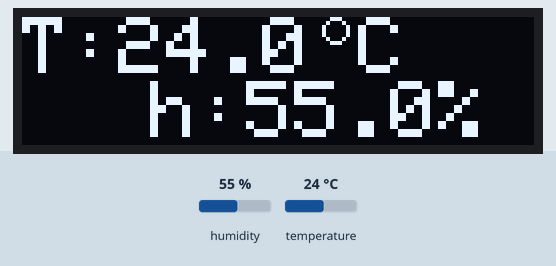
The sketch below on a simulated Arduino Uno, built with avr-gcc and run on an emulated ATmega328P. On the bench: 128×32 one-colour display. The inputs (shaded band) are chosen by the test bench; at power-on: humidity 55 %, temperature 24 °C. The display library's start-up logo is not drawn; what the sketch prints to the serial monitor is not drawn.

Above: at 6.2 s.
6.3 s: humidity set to 22 %
At 8.3 s:
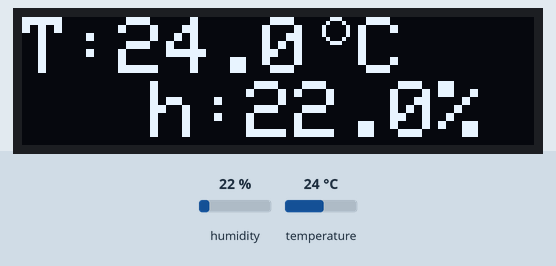
9.1 s: temperature set to 12 °C
At 10.7 s:
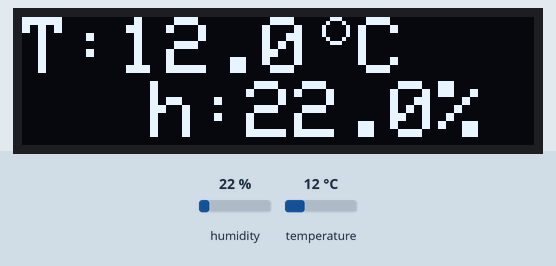
11.9 s: humidity set to 40 %
At 14.4 s:
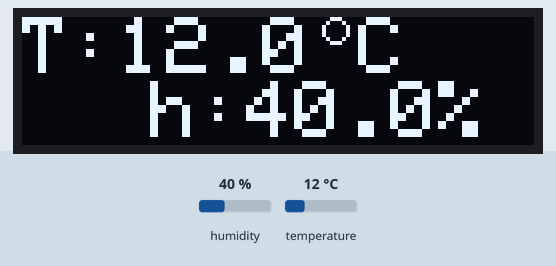
15.3 s: temperature set to 19 °C
At 16.8 s:
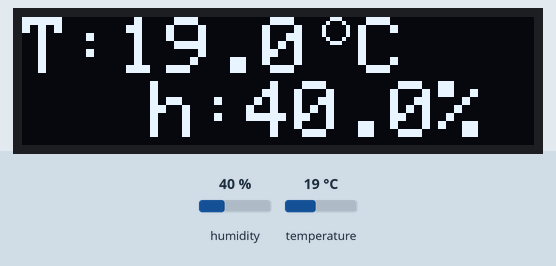
18.1 s: temperature set to 11 °C
At 19.2 s:
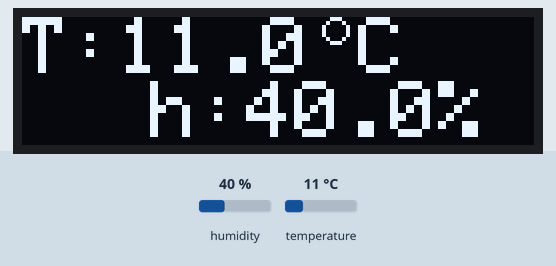
20.9 s: temperature set to 8 °C
At 22.9 s:
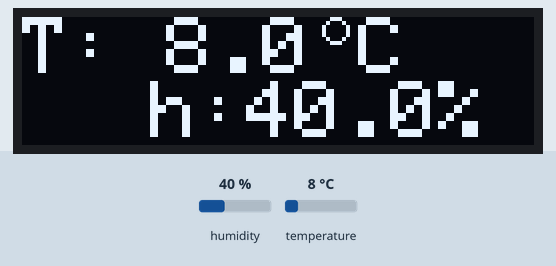
Timing chart, 0 to 24.4 s (numbered marks = the images above; inputs shaded):
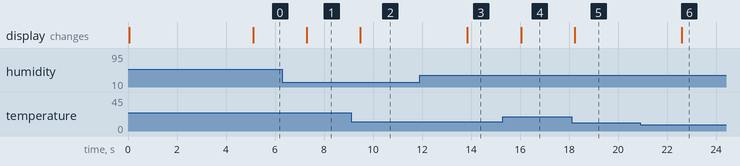

Measured:
- after the input at 6.3 s, the display: changes after 0.99 s (image 1)
- after the input at 9.1 s, the display: changes after 0.38 s (image 2)
- after the input at 11.9 s, the display: changes after 2.0 s (image 3)
- after the input at 15.3 s, the display: changes after 0.74 s (image 4)
- after the input at 18.1 s, the display: changes after 0.13 s (image 5)
- after the input at 20.9 s, the display: changes after 1.7 s (image 6)

The sketch:

estacion_clima.ino
```cpp
/*
 * Estación clima
 *
 * Creado por: David Guzmán
 *
 * 13 de julio de 2021
 * Última edición: 2021-07-13
 *
 * Sensor de humedad y temperatura: DHT11
 * Siguiendo guía de https://learn.adafruit.com/dht
 * Librería usada: https://github.com/adafruit/DHT-sensor-library
 * Esta basado en código del ejemplo DHT-->DHTtester; casi idéntico.
 *
 * Pantalla OLED
 *
 * Imprime datos en pantalla, y en puerto serial para serial plotter
 */

//Para DHT
#include "DHT.h"
#define DHTPIN 2     // Digital pin connected to the DHT sensor

// Uncomment whatever type you're using!
#define DHTTYPE DHT11   // DHT 11
//#define DHTTYPE DHT22   // DHT 22  (AM2302), AM2321
//#define DHTTYPE DHT21   // DHT 21 (AM2301)

DHT misensordht(DHTPIN, DHTTYPE);


//Para OLED
#include <SPI.h>
#include <Wire.h>
#include <Adafruit_GFX.h>
#include <Adafruit_SSD1306.h>

#define SCREEN_WIDTH 128 // OLED display width, in pixels

//ATENCION!! Cambiar alto a 64, si aplica.
#define SCREEN_HEIGHT 32 // OLED display height, in pixels
#define OLED_RESET     -1 // si se desea incluir pin reset, incluirlo aquí; si no, dejar en -1
//ATENCION!! Cambiar SCREEN_ADDRESS a 0x3D si es de 128x64
#define SCREEN_ADDRESS 0x3C ///< See datasheet for Address; 0x3D for 128x64, 0x3C for 128x32
Adafruit_SSD1306 display(SCREEN_WIDTH, SCREEN_HEIGHT, &Wire, OLED_RESET);

void setup() {
  Serial.begin(9600);
  Serial.println(F("Estacion clima"));

  // SSD1306_SWITCHCAPVCC = generate display voltage from 3.3V internally
  if(!display.begin(SSD1306_SWITCHCAPVCC, SCREEN_ADDRESS)) {
    Serial.println(F("Falla pantalla OLED"));
    for(;;); // Don't proceed, loop forever
  }

  // Show initial display buffer contents on the screen --
  // the library initializes this with an Adafruit splash screen.
  display.display();
  delay(1); // Pausa ultracorta, para que no muestre 'splash'

  display.clearDisplay();
  display.setCursor(0,0);
  display.setTextSize(2); // Tamaño texto
  display.setTextColor(SSD1306_WHITE);
  display.println("Estacion");
  display.println("clima");
  display.setCursor(64,24);
  display.setTextSize(1); // Tamaño texto
  display.println("2021-07-13");
  display.display();
  delay(5000);

  //Títulos que saldrán en plotter serial
  Serial.println(F("Humedad(%), Temperatura(°C)"));

  misensordht.begin();  //inicia conexión con sensor dht


}

void loop() {


  float humedad = misensordht.readHumidity(); //lee humedad de DHT11
  float temp_celsius = misensordht.readTemperature(); //lee temperatura en centígrados de DHT11

  bool error_en_lectura = (isnan(humedad) || isnan(temp_celsius));
  if (error_en_lectura) {
    Serial.println(F("Error leyendo datos de sensor DHT11"));
    return; //esto termina la ejecución de la función 'loop'
  }

  //Imprimir datos en formato para plotter serial
  Serial.print(humedad);
  Serial.print(F(","));
  Serial.println(temp_celsius);

  //Imprimir datos en pantalla OLED
  display.clearDisplay(); //limpia pantalla
  display.setTextSize(2);             // Tamaño texto
  display.setTextColor(SSD1306_WHITE);

  display.setCursor(0,0); //coordenada donde inicia
  display.print("T:");
  if ((temp_celsius > 0) && (temp_celsius < 10)){
    //si es número entre 0 y 10, poner un espacio adicional
    display.print(" ");
  }
  display.print(temp_celsius,1); //con 1 decimal
  display.print(" C");
  display.drawCircle(78,3,3,SSD1306_WHITE); //x0=85, y0=4, r=3 (el círculo de grados: °)

  display.setCursor(32,16); //coordenada donde inicia
  display.print("h:");
  display.print(humedad,1); //con 1 decimal
  display.print("%");
  display.display();  //imprime en pantalla

  //delay(2000); //espera 2s
  delay(200); //espera 0.2s
}
```
